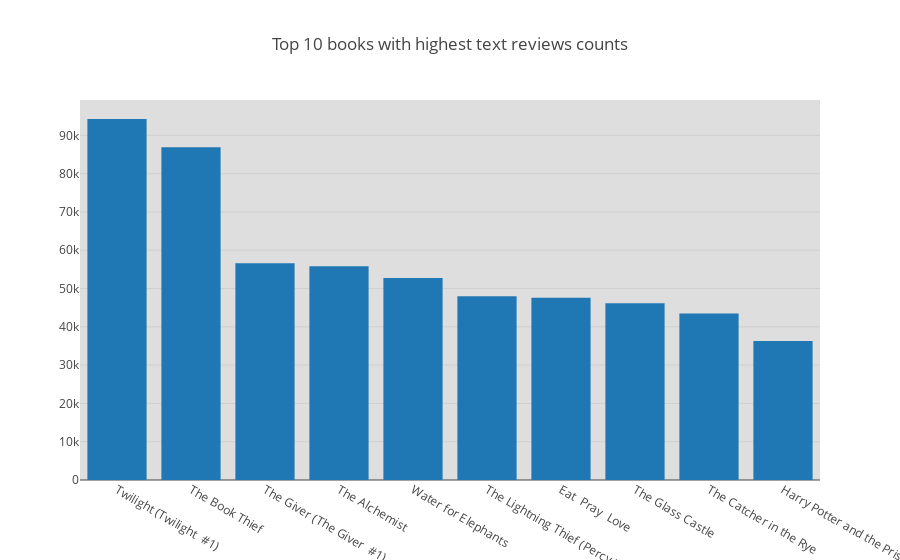

The notebook cell saved with this chart:
### Code cell
book.reset_index(drop = True)
#plt.figure(figsize=(21,8))
#plt.xticks(fontsize=15)
#plt.yticks(fontsize=15)
#sns.barplot(x="text_reviews_count",y="title",data=book,palette='Spectral')

trace1 = go.Bar(x = book["title"],y=book["text_reviews_count"])
layout = go.Layout(barmode = "group",title = "Top 10 books with highest text reviews counts", plot_bgcolor='rgb(222, 222, 222)')
fig = go.Figure(data = [trace1],layout = layout)
iplot(fig,filename = "grouped-bar")

### Figure 1 — Plotly figure (JSON) as saved in the notebook; plotly's stock layout.template omitted (floating-point values rounded to 4 significant figures)
{"data": [{"type": "bar", "uid": "f3b73617-cc71-439a-98c6-dc1216c562fe", "x": ["Twilight (Twilight  #1)", "The Book Thief", "The Giver (The Giver  #1)", "The Alchemist", "Water for Elephants", "The Lightning Thief (Percy Jackson and the Olympians  #1)", "Eat  Pray  Love", "The Glass Castle", "The Catcher in the Rye", "Harry Potter and the Prisoner of Azkaban (Harry Potter  #3)"], "y": [94265, 86881, 56604, 55843, 52759, 47951, 47620, 46176, 43499, 36325]}], "layout": {"barmode": "group", "plot_bgcolor": "rgb(222, 222, 222)", "title": {"text": "Top 10 books with highest text reviews counts"}}}
